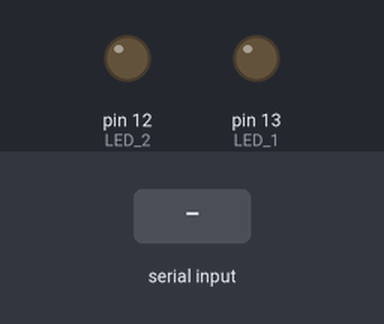
A sketch run on a simulated Arduino Uno, built with avr-gcc and run on an emulated ATmega328P. On the bench: output pins drawn as LEDs (lit = HIGH). Inputs (shaded band) come from the test bench.

Above: at 1.2 s.
1.3 s: "1" received over Serial
At 2.2 s:
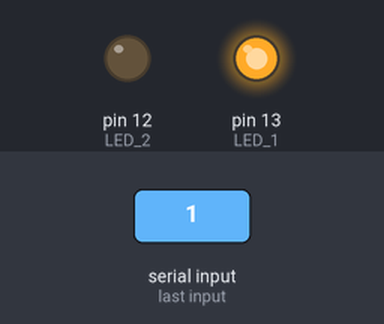
2.8 s: "2" received over Serial
At 3.4 s:
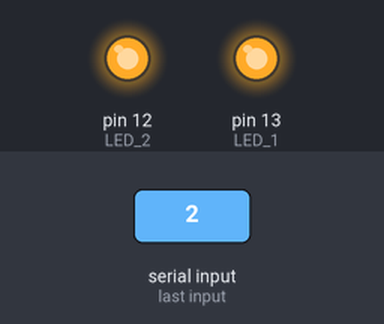
4.3 s: "0" received over Serial
At 5.5 s:
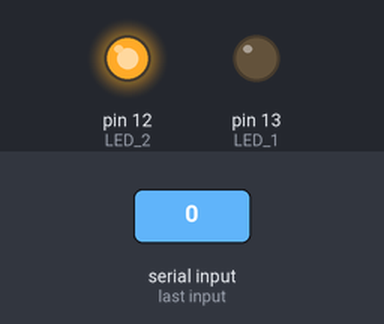
5.8 s: "3" received over Serial
At 6.8 s:
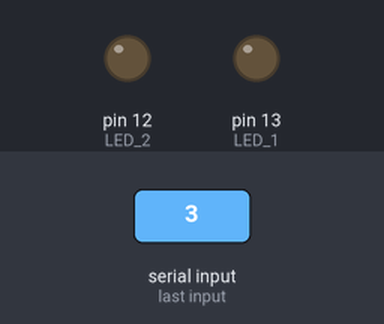
Timing chart, 0 to 8.3 s (numbered marks = the images above; inputs shaded):
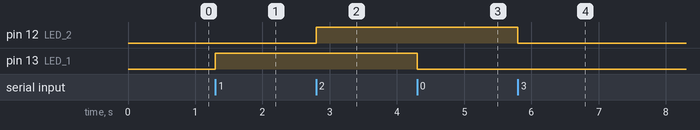

Measured:
- after the input at 1.3 s, pin 13 (LED_1): LOW → HIGH at once
- after the input at 2.8 s, pin 12 (LED_2): LOW → HIGH at once
- after the input at 4.3 s, pin 13 (LED_1): HIGH → LOW at once
- after the input at 5.8 s, pin 12 (LED_2): HIGH → LOW at once

The sketch:

task2_led_control.ino
```cpp
char inputChar;

void setup() {
  Serial.begin(9600);
  pinMode(13, OUTPUT); // LED 1
  pinMode(12, OUTPUT); // LED 2
}

void loop() {
  if (Serial.available()) {
    inputChar = Serial.read();

    if (inputChar == '1') {
      digitalWrite(13, HIGH);  // Turn ON LED 1
    } else if (inputChar == '0') {
      digitalWrite(13, LOW);   // Turn OFF LED 1
    } else if (inputChar == '2') {
      digitalWrite(12, HIGH);  // Turn ON LED 2
    } else if (inputChar == '3') {
      digitalWrite(12, LOW);   // Turn OFF LED 2
    }
  }
}
```
